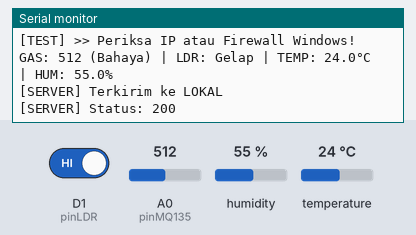
The sketch below on a simulated ESP8266 (NodeMCU). On the bench: the last lines printed to the serial monitor. The inputs (shaded band) are chosen by the test bench; at power-on: A0 (pinMQ135) = 512, D1 (pinLDR) HIGH, humidity 55 %, temperature 24 °C. WiFi joins after 1.5 s; servers stay silent unless stated; uploads are accepted with an empty reply.

Above: at 3.4 s.
3.5 s: A0 (pinMQ135) set to 390
At 7.61 s:
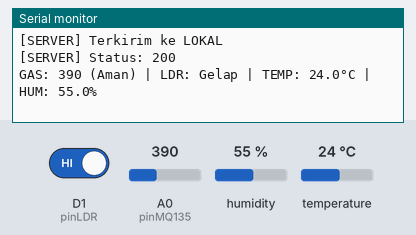
14.1 s: D1 (pinLDR) driven LOW
At 18.06 s:
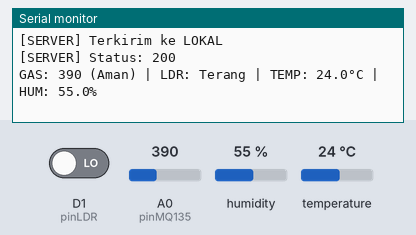
24.6 s: A0 (pinMQ135) set to 410
At 28.51 s:
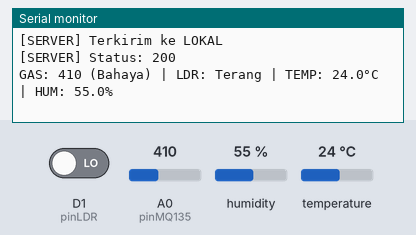
35.0 s: humidity set to 22 %
At 40.3 s:
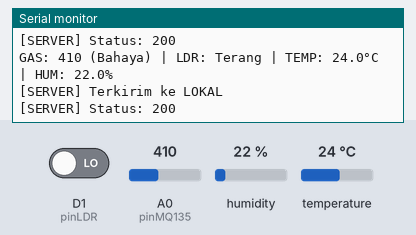
40.8 s: temperature set to 12 °C
At 45.2 s:
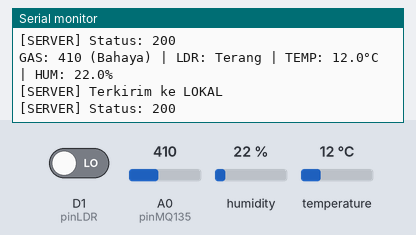
46.6 s: D1 (pinLDR) driven HIGH
At 49.4 s:
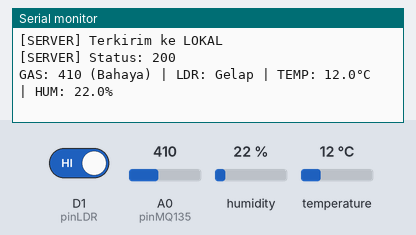

Measured:
- after the input at 3.5 s, the serial monitor: prints a new line after 4.0 s (image 1)
- after the input at 14.1 s, the serial monitor: prints a new line after 3.8 s (image 2)
- after the input at 24.6 s, the serial monitor: prints a new line after 3.8 s (image 3)
- after the input at 35.0 s, the serial monitor: prints a new line after 3.8 s (image 4)
- after the input at 40.8 s, the serial monitor: prints a new line after 3.2 s (image 5)
- after the input at 46.6 s, the serial monitor: prints a new line after 2.6 s (image 6)

The sketch:

monitoring_fix.ino
```cpp
#include "DHT.h"
#include <ESP8266HTTPClient.h>
#include <ESP8266WiFi.h>

// ================= KONFIGURASI WIFI & SERVER =================
const char *ssid = "YusriLizer_NetCrowd2";
const char *password = "120351anya";

// --- MODE SWITCHER ---
bool isLocalMode = true; // GANTI KE 'false' JIKA INGIN KIRIM KE ONLINE (DOMAIN)

// Jika Lokal (XAMPP), ganti dengan IP Laptop Anda:
String localIP = "192.168.1.15";
String localPath = "/mon_server2/input.php"; // Nama folder di htdocs XAMPP

// Jika Online (InfinityFree):
String domainURL = "vanya.page.gd";
String domainPath = "/input.php"; // Di htdocs hosting biasanya ditaruh di root
// =============================================================

// PIN SENSOR SESUAI TABEL WIRING
const int pinMQ135 = A0; // MQ-135 Analog (Data angka gas)
const int pinLDR = D1;   // LDR Digital (Terang/Gelap)
#define DHTPIN D2        // DHT11 Digital (Suhu/Lembab)
#define DHTTYPE DHT11

DHT dht(DHTPIN, DHTTYPE);
int ambangBatasGas = 400;

void setup() {
  Serial.begin(115200);

  // Inisialisasi Pin
  pinMode(pinLDR, INPUT);
  dht.begin();

  // Koneksi WiFi
  WiFi.begin(ssid, password);
  Serial.print("Menghubungkan ke WiFi");
  while (WiFi.status() != WL_CONNECTED) {
    delay(500);
    Serial.print(".");
  }
  Serial.println("\n[SISTEM] Terhubung ke WiFi!");
  Serial.print("[IP] NodeMCU: ");
  Serial.println(WiFi.localIP());

  // === TES KONEKSI KE SERVER ===
  delay(500);
  WiFiClient client;
  HTTPClient http;

  String testURL = "";
  if (isLocalMode) {
    testURL = "http://" + localIP + "/mon_server2/hw_test.php";
  } else {
    testURL = "http://" + domainURL + "/hw_test.php";
  }

  Serial.println("[TEST] Mencoba koneksi ke: " + testURL);
  http.begin(client, testURL);
  http.setUserAgent("NodeMCU-ESP8266");
  int code = http.GET();

  if (code > 0) {
    Serial.println("[TEST] Server TERJANGKAU! Kode: " + String(code));
    Serial.println("[TEST] Respons server: " + http.getString());
  } else {
    Serial.println("[TEST] GAGAL menjangkau server!");
    Serial.println("[TEST] Error: " + http.errorToString(code));
    Serial.println("[TEST] >> Periksa IP atau Firewall Windows!");
  }
  http.end();
  // === AKHIR TES KONEKSI ===
}

void loop() {
  // 1. Baca Data Sensor
  int nilaiGas = analogRead(pinMQ135);
  int statusCahaya = digitalRead(pinLDR);
  float hum = dht.readHumidity();
  float temp = dht.readTemperature();

  // Proteksi jika DHT11 gagal baca
  if (isnan(hum) || isnan(temp)) {
    Serial.println("[ERROR] Gagal membaca dari sensor DHT11!");
    hum = 0;
    temp = 0;
  }

  // 2. Tentukan Status Teks
  String ketGas = (nilaiGas > ambangBatasGas) ? "Bahaya" : "Aman";
  String ketLDR = (statusCahaya == LOW) ? "Terang" : "Gelap";

  // 3. Tampilkan di Serial Monitor
  Serial.printf("GAS: %d (%s) | LDR: %s | TEMP: %.1f°C | HUM: %.1f%%\n",
                nilaiGas, ketGas.c_str(), ketLDR.c_str(), temp, hum);

  // 4. Kirim ke Database (PHP) via HTTP
  if (WiFi.status() == WL_CONNECTED) {
    WiFiClient client;
    HTTPClient http;

    // Pilih URL target berdasarkan mode
    String targetURL = "";
    if (isLocalMode) {
      targetURL = "http://" + localIP + localPath;
    } else {
      targetURL = "http://" + domainURL + domainPath;
    }

    // Susun parameter data sensor (Query String)
    targetURL += "?cahaya=" + String(nilaiGas);
    targetURL += "&gas=" + ketGas;
    targetURL += "&suhu=" + String(temp);
    targetURL += "&hum=" + String(hum);
    targetURL += "&ldr=" + ketLDR;

    http.begin(client, targetURL);

    // HEADERS - Penting untuk bypass proteksi bot di Hosting Online
    http.setUserAgent(
        "Mozilla/5.0 (Windows NT 10.0; Win64; x64) AppleWebKit/537.36 (KHTML, "
        "like Gecko) Chrome/91.0.4472.124 Safari/537.36");
    http.addHeader("Connection", "close");

    int httpCode = http.GET(); // Kirim data via GET

    if (httpCode > 0) {
      Serial.println("[SERVER] Terkirim ke " +
                     (isLocalMode ? String("LOKAL") : String("ONLINE")));
      Serial.println("[SERVER] Status: " + String(httpCode));
    } else {
      Serial.println("[SERVER] Gagal Kirim. Error: " +
                     http.errorToString(httpCode));
    }
    http.end();
  }

  delay(5000); // Interval pengiriman 5 detik (Atur sesuai kebutuhan riset)
}
```
